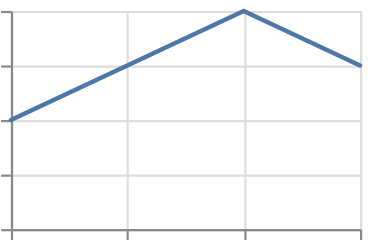

This figure's Vega-Lite source:
### Vega-Lite specification from a JSON file in a GitHub repository (floating-point values rounded to 4 significant figures)
{"$schema": "https://vega.github.io/schema/vega-lite/v6.json", "padding": 5, "autosize": "none", "data": {"values": [{"c": "A", "x": 1, "y": 2, "s": 3, "t": "2024-01-01"}, {"c": "B", "x": 2, "y": null, "s": 5, "t": "2024-02-01"}, {"c": "C", "x": 3, "y": 4, "s": null, "t": "2024-03-01"}, {"c": "D", "x": 4, "y": 3, "s": 7, "t": "2024-04-01"}]}, "width": 160, "height": 100, "mark": {"type": "trail", "invalid": "filter"}, "encoding": {"x": {"field": "x", "type": "quantitative"}, "y": {"field": "y", "type": "quantitative"}}}
